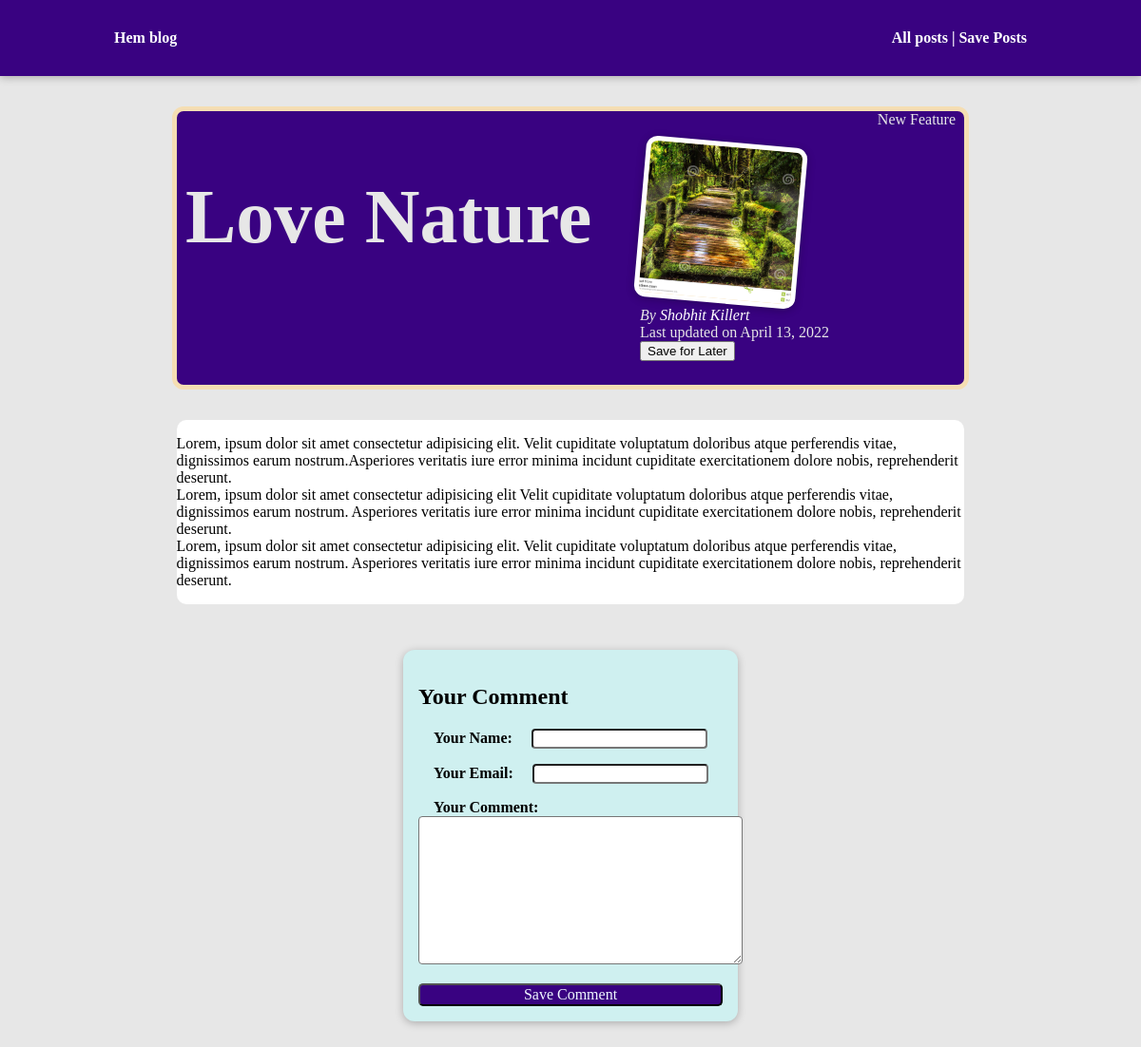
The app's page /posts/Love-Nature, older data.
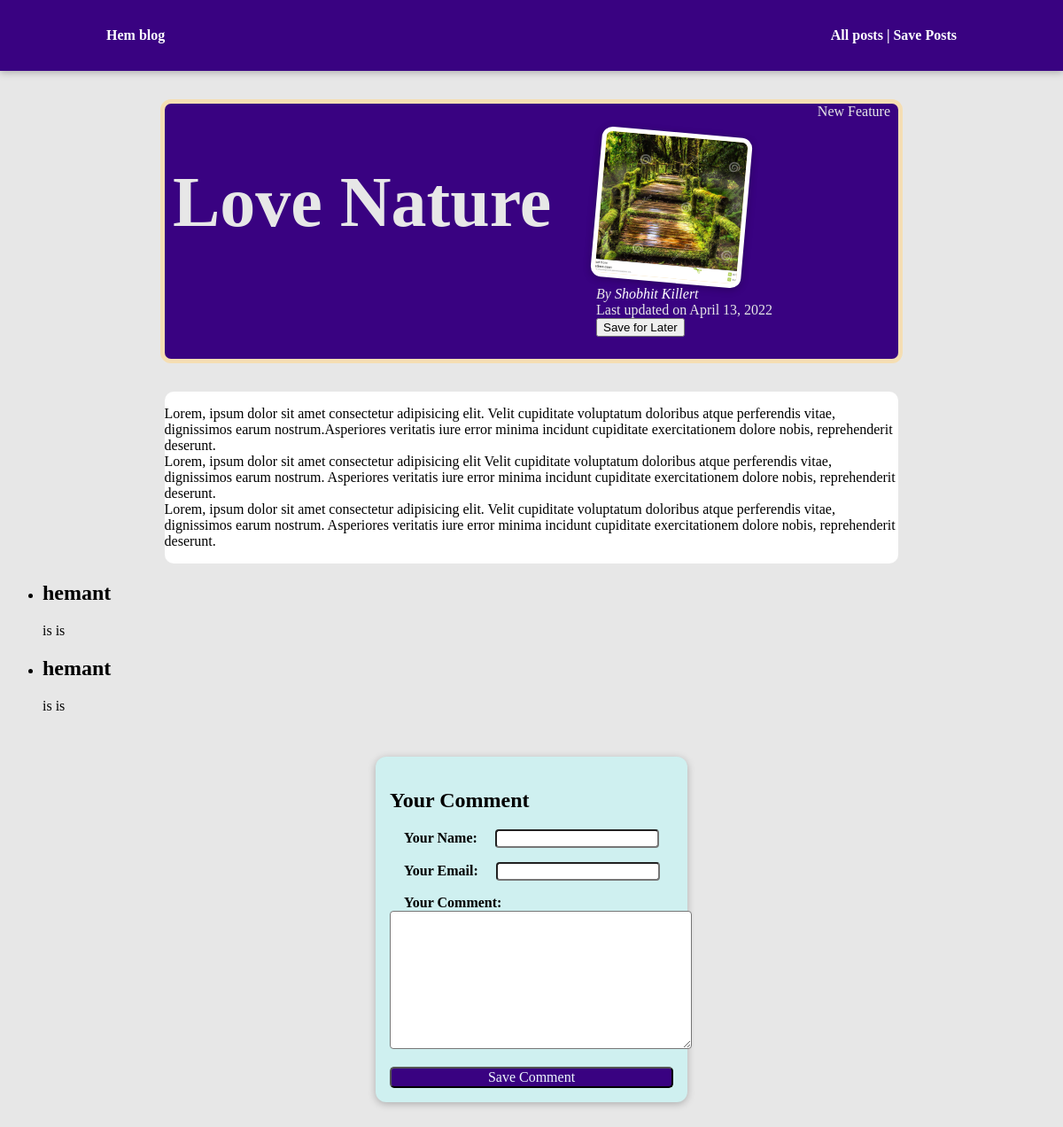
The same page, newer data.
### blog/models.py (models this page shows, shortened)
class Post(models.Model):
    title=models.CharField(max_length=100)
    image_name=models.CharField(max_length=100)
    date = models.DateField(auto_now=True)
    excerpt=models.CharField(max_length=200)
    content=models.TextField(validators=[MinLengthValidator(10)])
    slug=models.SlugField(unique=True,db_index=True)
    author=models.ForeignKey(Author, on_delete=models.SET_NULL ,null=True, related_name="posts")
    tag=models.ManyToManyField(Tag)

class Author(models.Model):
    first_name=models.CharField(max_length=100)
    last_name=models.CharField(max_length=100)
    email=models.EmailField( max_length=254)
    def get_fullname(self):
        return f"{self.first_name} {self.last_name}"
    def __str__(self):
        return self.get_fullname()

class Tag(models.Model):
    caption=models.CharField(max_length=20)

class Comment(models.Model):
    username=models.CharField(max_length=100)
    email=models.EmailField()
    comment=models.TextField(max_length=120)
    post=models.ForeignKey( Post,on_delete=models.CASCADE,related_name="comments")

### blog/views.py (the view, shortened to what this page needs)
# urls.py: path("posts/<slug:slug>",views.Postdetailview.as_view(),name="post-detail-page"),  #views.post_detail
class Postdetailview(View):
    def is_save_later(self,request,post_id):
        stored_posts=request.session.get("stored_posts")
        if stored_posts is not None:
            save_later= post_id in stored_posts
        else:
            save_later= False
        return save_later
    def get(self,request,slug):
        post=Post.objects.get(slug=slug)
        context={
            "post":post,
            "post_tags":post.tag.all(),
            "comment_form":Comment_form(),
           "show_comments":post.comments.all().order_by("-id"),
           "savelater":self.is_save_later(request,post.id)
        }
        return render(request,"blog/post-detail.html",context)
    '''def get_context_data(self, **kwargs):
        context = super().get_context_data(**kwargs)
        context["post_tags"] =self.object.tag.all()
        context['comment_form']=Comment_form()
        return context
    '''

### blog/forms.py
class Comment_form(ModelForm):
    class Meta:
        model=Comment
        exclude=['post']
        labels={
            "username":"Your Name",
            "email":"Your Email",
            "comment":"Your Comment"
        }

### blog/templates/blog/post-detail.html (shortened to what this page needs)
{% extends 'base.html' %}
{% load static %}
{% block css_files  %}
    <link rel="stylesheet" href="{% static "blog/includes/post.css"%}">
    <link rel="stylesheet" href="{% static "blog/post-detail.css"%}">
{% endblock  %}
{% block content %}
<section id="summary">
<h2>{{post.title|title}}</h2>
<article>
    <img src="{% static "images/"|add:post.image_name %}" alt="{{post.title}}">
    <address>By <a href="mailto:{{post.author.email}}">  {{post.author}}  </a> </address>
    <div>Last updated on <time>{{post.date}}</time> </div>
    <div class="savelater">
        <form action=" {% url 'read-later' %}" method="POST">
            <button>
            {% if not savelater %}
                Save for Later
            {% else %}
                Remove from Savelater
                {% endif %}
            </button>
        </form>
    </div>
</article>
<div>
    {% for tag in post_tags %}
        <span>{{tag.caption}}</span>
    {% endfor %}
</div>
</section>
<main>
    {{post.content|linebreaks}}
</main>
<section>
    <ul>
        {% for show in show_comments %}
        <li>
            <h1>
                {{show.username}}
            </h1>
             {{show.comment}}
        </li>
        {% endfor %}
    </ul>
</section>
<div >
<form id="comment-form1" action=" {% url 'post-detail-page' post.slug %}" method="POST">
    <h2>Your Comment</h2>
    {% for field in comment_form  %}
    <div class="form-control">
        {{field.label_tag}}
        {{field}}
    </div>
    {% endfor %}
    <button>Save Comment</button>
</form>
</div>
{% endblock %}

### templates/base.html (shortened to what this page needs)
<!DOCTYPE html>
{% load static %}
<html lang="en">
<head>
    <link rel="stylesheet" href="{% static "app.css"%}">
    {% block css_files  %}
    {% endblock  %}
</head>
<body>
    <header id="main-header">
        <a href="{% url 'starting-page' %}">Hem blog</a>
        <nav>
            <a href=" {% url 'post-page' %}">All posts |</a>
            <a href=" {% url 'read-later' %}">Save Posts</a>
        </nav>
    </header>
    {% block content %}
    {% endblock  %}
</body>
</html>

### static/app.css (style rules this page uses)
#main-header { width: 80%; display: flex; justify-content: space-between; align-items: center; height: 5rem; position: absolute; top: 0; left: 0; padding: 0 10%; background-color: #280d6b; }
#main-header a { color: white; text-decoration: none; font-weight: bold; }

### blog/static/blog/post-detail.css (style rules this page uses)
body { background-color: #e7e7e7; }
#main-header { background-color: #390281; box-shadow: 0 2px 8px rgba(0, 0, 0, 0.25); }
#summary { margin: 7rem auto 2rem auto; width: 70%; background-color: #390281; display: flex; justify-content: space-around; height: 18rem; border-radius: 12px; color: #e7e7e7; border: 5px solid wheat; }
#summary a { text-decoration: none; color: white; }
#summary div span { position:relative ; }
article { margin: 2rem; }
article img { width: 10rem; height: 10rem; object-fit: cover; object-position: top; border: 5px solid white; border-radius: 12px; background-color: wheat; transform: rotateZ(5deg); box-shadow: 0 2px 8px rgba(0,0,0,0.25); }
#summary h2 { color: #e7e7e7; font-size: 5rem; }
main { display: flex; flex-direction: column; width: 70%; margin: 0rem auto; border-radius: 10px; background-color: white; justify-content: center; }
#comment-form1 { background-color: rgb(207, 240, 240); margin: 3rem auto; width: 90%; max-width: 20rem; box-shadow: 0 2px 8px rgba(0, 0, 0, 0.25); border-radius: 12px; padding: 1rem; }
.form-control { margin-bottom: 1rem; }
.form-control label { font-weight: bold; margin: 1rem ; padding-top: 1rem; }
.form-control input, .form-control textarea { border-radius: 4px; }
#comment-form1 button { font: inherit; border-radius: 5px; background-color: #390281; color: aliceblue; display: block; width: 100%; }

Row changes from the older to the newer data that the page shows:
added Comment: username "hemant", comment "is is"
added Comment: username "hemant", comment "is is"
